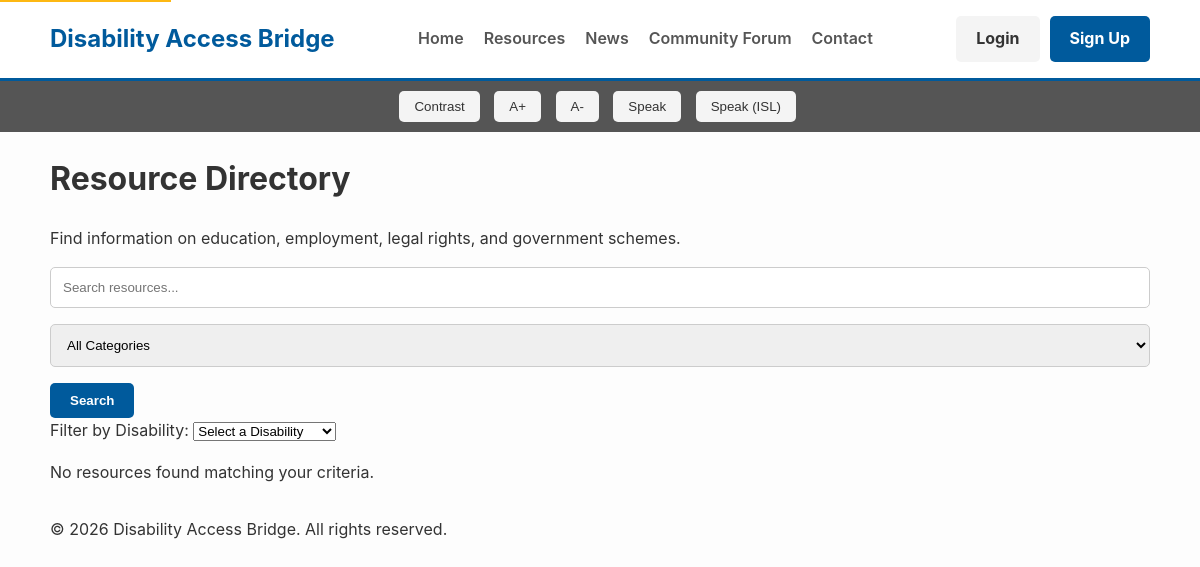
/resources/?category=4, run on an earlier commit of the app's database.
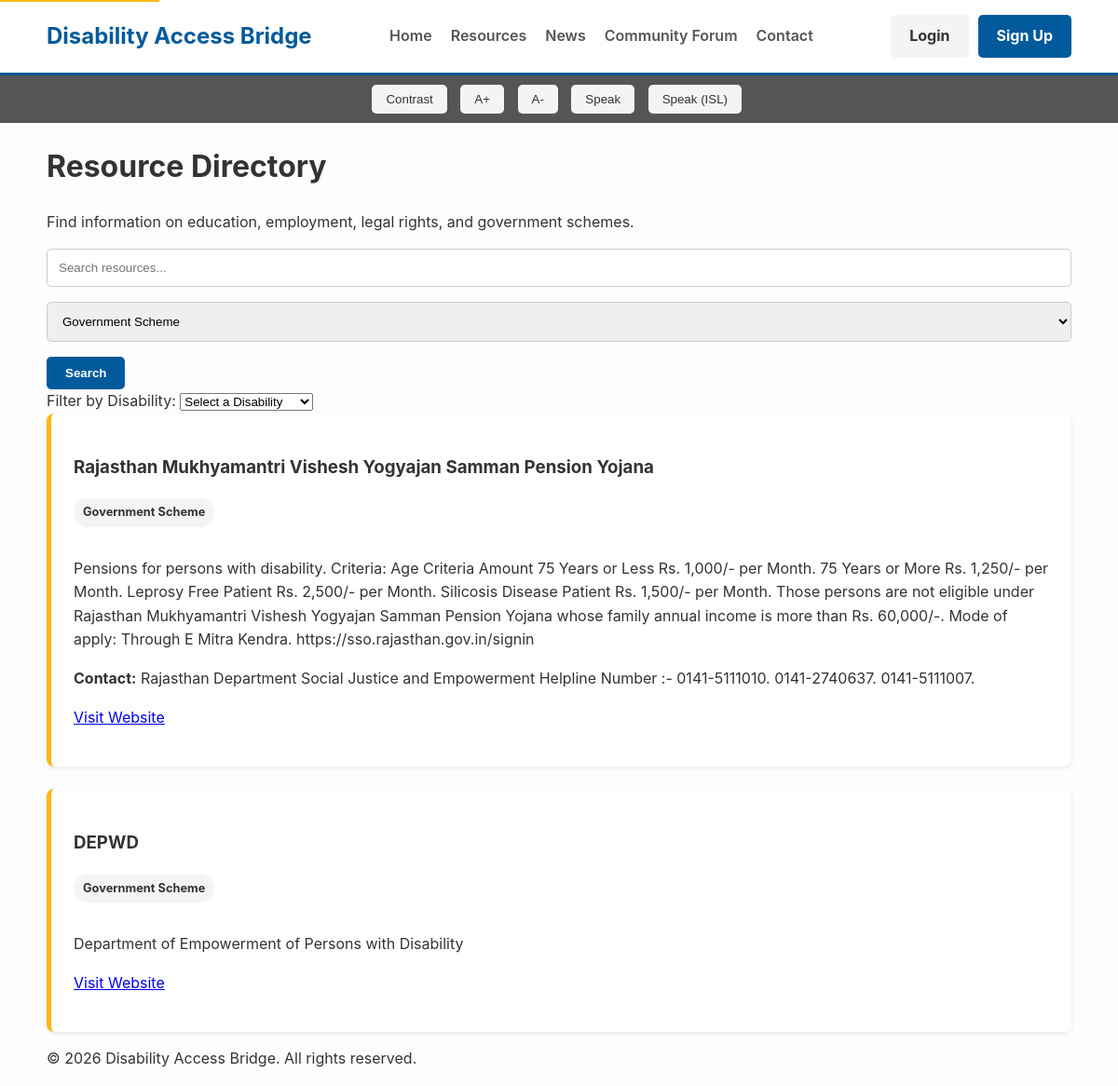
And on a later commit of the database.
### core/models.py (models this page shows, shortened)
class Resource(models.Model):
    title = models.CharField(max_length=255)
    description = models.TextField()
    category = models.ForeignKey(Category, on_delete=models.CASCADE, related_name="resources")
    contact_info = models.TextField(blank=True)
    website_url = models.URLField(blank=True)
    is_verified = models.BooleanField(default=True)
    disabilities = models.ManyToManyField(Disability, blank=True, related_name="resources")
    updated_at = models.DateTimeField(auto_now=True)

class Category(models.Model):
    name = models.CharField(max_length=100, unique=True)
    class Meta:
        verbose_name_plural = "Categories"

### core/views.py (the view)
# urls.py: path('resources/', views.resources_view, name='resources'),
def resources_view(request):
    query = request.GET.get('q', '')
    category_id = request.GET.get('category', '')
    resources = Resource.objects.filter(is_verified=True).order_by('-updated_at')
    if query:
        resources = resources.filter(title__icontains=query)
    if category_id:
        resources = resources.filter(category_id=category_id)
    all_categories = Category.objects.all().order_by('name')
    all_disabilities = Disability.objects.all().order_by('name')
    context = {
        'resources': resources,
        'query': query,
        'selected_category_id': int(category_id) if category_id else None,
        'all_categories': all_categories,
        'all_disabilities': all_disabilities,
    }
    return render(request, 'core/resources.html', context)

### core/context_processors.py (called while the page is built)
def resource_categories(request):
    return {
        'ALL_CATEGORIES': Category.objects.all().order_by('name')
    }

### core/templates/core/resources.html (shortened to what this page needs)
{% extends 'core/base.html' %}
{% block content %}
    <h1>Resource Directory</h1>
    <p>Find information on education, employment, legal rights, and government schemes.</p>
    <div class="filter-controls">
        <form method="get" action="{% url 'resources' %}" class="filter-form">
            <input type="text" name="q" placeholder="Search resources..." value="{{ query }}">
            <select name="category">
                <option value="">All Categories</option>
                {% for category in ALL_CATEGORIES %}
                    <option value="{{ category.id }}" {% if category.id == selected_category_id %}selected{% endif %}>
                        {{ category.name }}
                    </option>
                {% endfor %}
            </select>
            <button type="submit" class="btn">Search</button>
        </form>
        <div class="disability-dropdown-container">
            <label for="disability-select">Filter by Disability:</label>
            <select id="disability-select">
                <option value="">Select a Disability</option>
            </select>
        </div>
    </div>
    <div class="resource-list">
        {% for resource in resources %}
            <div class="resource-card">
                <h3>{{ resource.title }}</h3>
                <span class="category-tag">{{ resource.category.name }}</span>
                <p>{{ resource.description }}</p>
                {% if resource.contact_info %}<p><strong>Contact:</strong> {{ resource.contact_info }}</p>{% endif %}
                {% if resource.website_url %}<p><a href="{{ resource.website_url }}" target="_blank" rel="noopener noreferrer">Visit Website</a></p>{% endif %}
            </div>
        {% empty %}
            <p>No resources found matching your criteria.</p>
        {% endfor %}
    </div>
{% endblock %}

What changed in the data, as far as the page shows it:
added Resource: title "Rajasthan Mukhyamantri Vishesh Yogyajan Samman Pension Yojana", category.name "Government Scheme", description "Pensions for persons with disability. Criteria: Age Criteria Amount 75 Years or Less Rs. 1,000/- per Month. 75 Years or More Rs. 1,250/- per Month. Leprosy Free Patient Rs. 2,500/- per Month. Silicosis Disease Patient Rs. 1,500/- per Month. Those persons are not eligible under Rajasthan Mukhyamantri Vishesh Yogyajan Samman Pension Yojana whose family annual income is more than Rs. 60,000/-. Mode of apply: Through E Mitra Kendra. https://sso.rajasthan.gov.in/signin", contact_info "Rajasthan Department Social Justice and Empowerment Helpline Number :- 0141-5111010. 0141-2740637. 0141-5111007."
added Resource: title "DEPWD", category.name "Government Scheme", description "Department of Empowerment of Persons with Disability"
Also different on the page:
form field category: "All Categories" → "Government Scheme"
text no longer shown: "No resources found matching your criteria."
